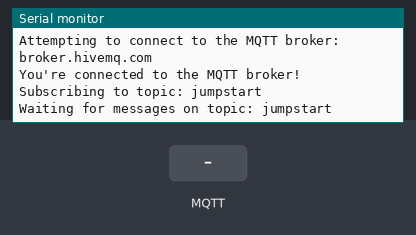
The sketch below on a simulated Arduino MKR. Parts: the last lines printed to the serial monitor. The test bench sets the inputs (shaded band). WiFi joins after 1.5 s; servers stay silent unless stated; no MQTT or app messages arrive unless stated.

Above: at 2.7 s.
2.8 s: MQTT message "1" arrives on the first subscribed topic
At 4.0 s:
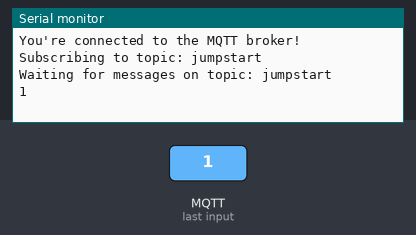
4.3 s: MQTT message "on" arrives on the first subscribed topic
At 5.1 s:
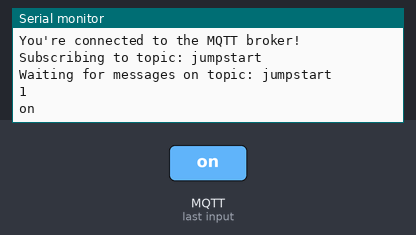
5.8 s: MQTT message "off" arrives on the first subscribed topic
At 6.3 s:
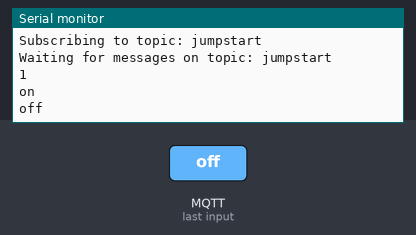

The sketch:

JS-4-4.ino
```cpp
/*
  JS-4-2
*/

#include <ArduinoMqttClient.h>
#include <WiFiNINA.h>


char ssid[] = "Fios-x2QXN";        // your network SSID (name)
char pass[] = "too675tax58toil";    // your network password (use for WPA, or use as key for WEP)

WiFiClient wifiClient;
MqttClient mqttClient(wifiClient);

const char broker[] = "broker.hivemq.com";
const char topic[]  = "jumpstart";
const char id[] = "17";

int port = 1883;


void setup() {
  //Initialize serial and wait for port to open:


  while (!Serial) {
    ; // wait for serial port to connect.
  }

  // attempt to connect to Wifi network:
  Serial.print("Attempting to connect to WPA SSID: ");
  Serial.println(ssid);
  while (WiFi.begin(ssid, pass) != WL_CONNECTED) {
    // failed, retry
    Serial.print(".");
    delay(5000);
  }

  Serial.println("You're connected to the network");
  Serial.println();


  Serial.print("Attempting to connect to the MQTT broker: ");
  Serial.println(broker);

  if (!mqttClient.connect(broker, port)) {
    Serial.print("MQTT connection failed! Error code = ");
    Serial.println(mqttClient.connectError());

    while (1);
  }

  Serial.println("You're connected to the MQTT broker!");
  Serial.println();

  // set the message receive callback
  mqttClient.onMessage(onMqttMessage);

  Serial.print("Subscribing to topic: ");
  Serial.println(topic);
  Serial.println();

  // subscribe to a topic
  mqttClient.subscribe(topic);


  Serial.print("Waiting for messages on topic: ");
  Serial.println(topic);
  Serial.println();
}

void loop() {

  // call poll() regularly to allow the library to receive MQTT messages and
  // send MQTT keep alives which avoids being disconnected by the broker

String message;

  if (Serial.available() > 0) {

        message = Serial.readString();
        mqttClient.beginMessage(topic);
        mqttClient.print(id);
        mqttClient.print(",");
        mqttClient.print(message);
        mqttClient.endMessage();

  }

  mqttClient.poll();

}

void onMqttMessage(int messageSize) {

static char input[400];
int i=0;
int value;
char c;

  while (mqttClient.available()) {
    c = (char)mqttClient.read();
    if ( c != '\n' && i < messageSize )
        {
          input[i] = c;
          i++;
        }

  }
  input[i] = '\0';
  Serial.println(input);

}
```

Measured:
- after the input at 2.8 s, the serial monitor: prints a new line at once (image 1)
- after the input at 4.3 s, the serial monitor: prints a new line at once (image 2)
- after the input at 5.8 s, the serial monitor: prints a new line at once (image 3)
